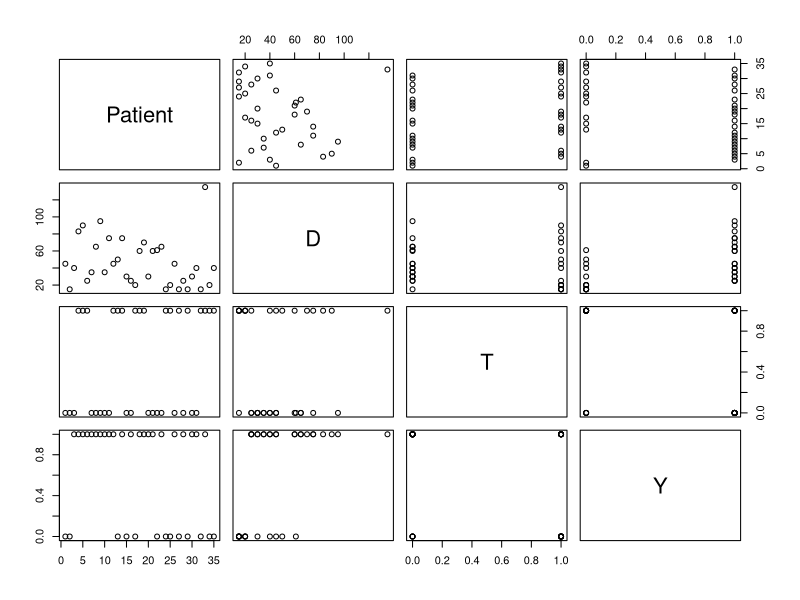
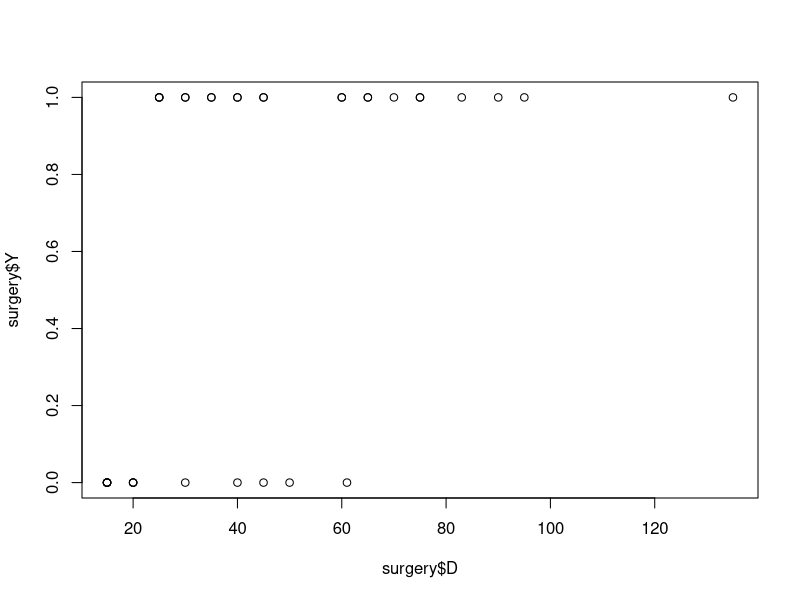

Generate these figures, in order, with R:
# exercise ### 
surgery <- read.delim("data/surgery.txt", sep = "")

head(surgery)
# Fit a logistic regression model using these predictors, interpret parameter estimates, and conduct inference about the effects

analysis<-glm(Y~D+T,family=binomial(link=logit),data=surgery)
analysis
summary(analysis)

# experienced a sore throat on waking up 
#Y (0=no, 1=yes), as a function of the 
#D= duration of the surgery in minutes; and the 
#T= type of device used to secure the airway (0 = laryngeal mask airway, 1= tracheal tube) ()

analysis2<-update(analysis,~.+T,data=surgery)
analysis2
summary(analysis2)

drop1(analysis2,test="Chisq")

plot(surgery)

plot(surgery$Y ~ surgery$D)

